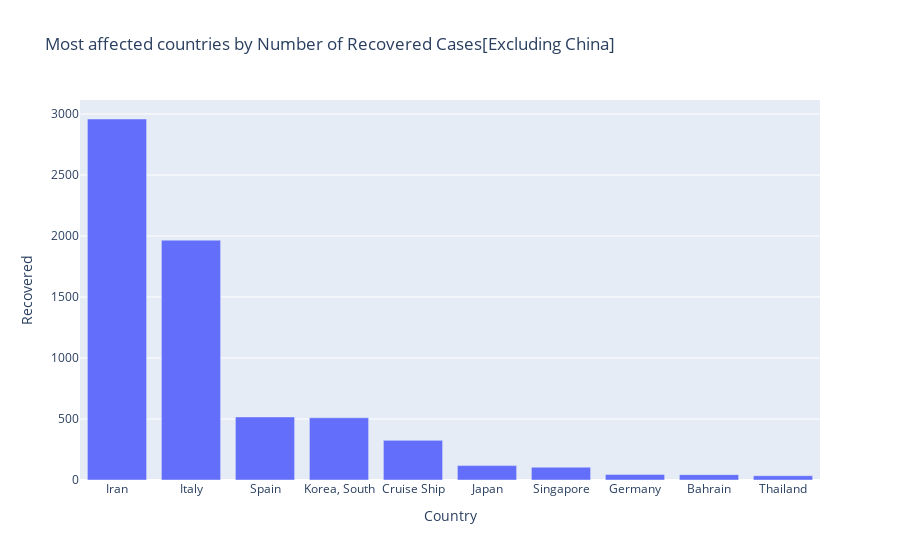

Notebook source saved alongside this figure:
### Code cell
most_affected=data.groupby(['Country'],as_index=False)['Recovered'].last().sort_values(by="Recovered",ascending=False)[1:11]
fig=px.bar(most_affected,x="Country",y="Recovered",title="Most affected countries by Number of Recovered Cases[Excluding China]")
fig.show()

### Figure 1 — Plotly figure (JSON) as saved in the notebook; plotly's stock layout.template omitted (floating-point values rounded to 4 significant figures)
{"data": [{"alignmentgroup": "True", "hoverlabel": {"namelength": 0}, "hovertemplate": "Country=%{x}<br>Recovered=%{y}", "legendgroup": "", "marker": {"color": "#636efa"}, "name": "", "offsetgroup": "", "orientation": "v", "showlegend": false, "textposition": "auto", "type": "bar", "x": ["Iran", "Italy", "Spain", "Korea, South", "Cruise Ship", "Japan", "Singapore", "Germany", "Bahrain", "Thailand"], "xaxis": "x", "y": [2959, 1966, 517, 510, 325, 118, 105, 46, 44, 35], "yaxis": "y"}], "layout": {"barmode": "relative", "legend": {"tracegroupgap": 0}, "title": {"text": "Most affected countries by Number of Recovered Cases[Excluding China]"}, "xaxis": {"anchor": "y", "domain": [0, 1], "title": {"text": "Country"}}, "yaxis": {"anchor": "x", "domain": [0, 1], "title": {"text": "Recovered"}}}}
